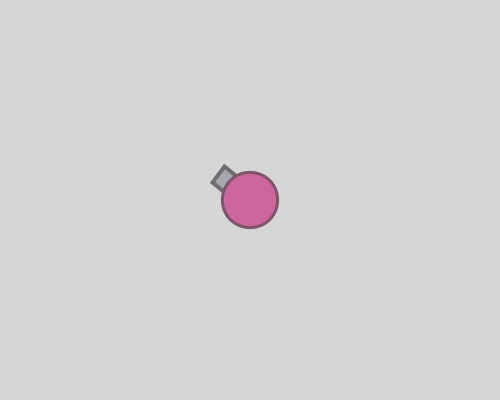
Frame 1 (no input)
Frame 60 (the mouse pressed at the canvas centre just before this capture): identical to frame 1, image omitted
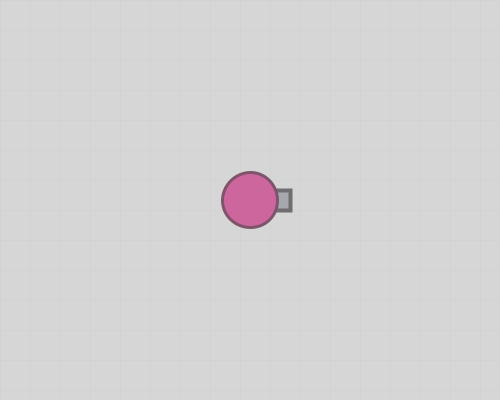
Frame 120 (the mouse held since frame 60 and released just before this capture)

The Processing sketch that drew these frames (run headless with seeded random() and noise(); from frame 60 on, the mouse is pressed at the canvas centre):

// Processing sketch: week07_04_arras04_background_for_line_line_void_ketPressed_keyC
// ── week07_04_arras04_background_for_line_line_void_ketPressed_keyC.pde
// week07_04_arras04_background_for_line_line_void_ketPressed_keyCode
void setup(){
 size(500, 400);
}
void keyPressed(){
  if(keyCode==RIGHT) x += 1;
  if(keyCode==LEFT) x -= 1;
  if(keyCode==UP) y -= 1;
  if(keyCode==DOWN) y += 1;
}
float x = 250, y = 200;
void draw(){
  //background(215, 184, 200);
  background(214); //灰底
  stroke(210); //灰底的線
  strokeWeight(1);
  for(int i=0; i<30; i++){
    line(0, i*30, 500, i*30);
    line(i*30, 0, i*30, 500);
  }
  float dx = mouseX - x, dy = mouseY - y;
  float a = atan2(dy, dx); //atan2() 算出角度
  line(x, y, mouseX, mouseY);
  myTank(x, y, a);
}
void myTank(float x, float y, float a){
  translate(x, y); //大二下圖學課,教的移動
  rotate(a); //大二下圖學課,教的旋轉
  fill(167,167,175);
  stroke(110, 110,113);
  strokeWeight(4);
  rect(20, -10, 20, 20); //砲管//砲塔
  
  fill(204,102,156);
  stroke(125,84,105);
  strokeWeight(3);
  ellipse(0, 0, 55, 55); //圓形的身體
}
